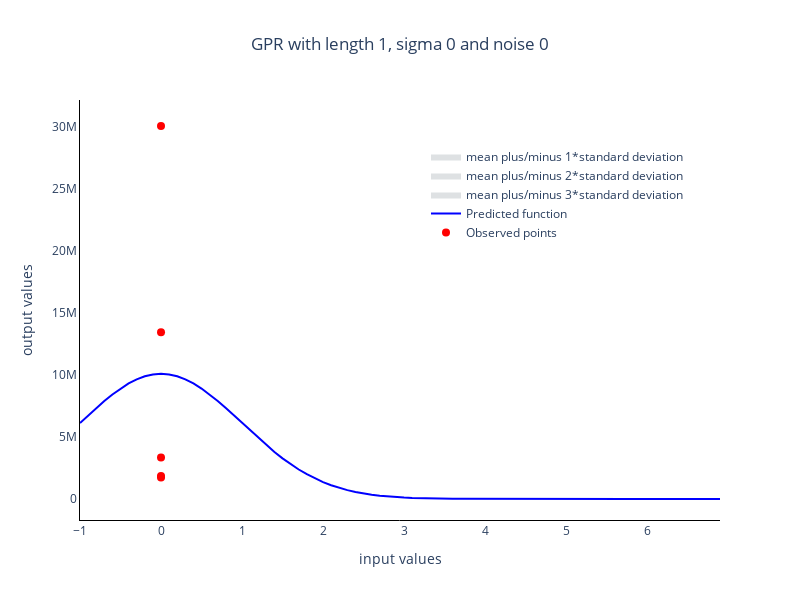

Notebook code for this chart:
### Code cell
model = GPR(x_values, y_values)
data = plot_GPR(data_x=x_values, data_y=y_values, x=x, model=model)
fig4 = go.Figure(data=data)
fig4 = update_layout_of_graph(fig=fig4,
title='GPR with length 1, sigma 0 and noise 0')

fig4.show()

### Figure 1 — Plotly figure (JSON) as saved in the notebook; plotly's stock layout.template omitted (floating-point values rounded to 4 significant figures; data arrays with more than 128 entries replaced by an {"elided": "..."} marker saying what was removed)
{"data": [{"fill": "toself", "fillcolor": "rgba(189,195,199,0.5)", "hoverinfo": "skip", "line": {"color": "rgba(200,200,200,0)"}, "name": "mean plus/minus 1*standard deviation", "showlegend": true, "type": "scatter", "visible": true, "x": {"elided": "160 float values"}, "y": {"elided": "160 float values"}}, {"fill": "toself", "fillcolor": "rgba(189,195,199,0.5)", "hoverinfo": "skip", "line": {"color": "rgba(200,200,200,0)"}, "name": "mean plus/minus 2*standard deviation", "showlegend": true, "type": "scatter", "visible": true, "x": {"elided": "160 float values"}, "y": {"elided": "160 float values"}}, {"fill": "toself", "fillcolor": "rgba(189,195,199,0.5)", "hoverinfo": "skip", "line": {"color": "rgba(200,200,200,0)"}, "name": "mean plus/minus 3*standard deviation", "showlegend": true, "type": "scatter", "visible": true, "x": {"elided": "160 float values"}, "y": {"elided": "160 float values"}}, {"line": {"color": "blue", "width": 2}, "name": "Predicted function", "showlegend": true, "type": "scatter", "visible": true, "x": [-1, -0.9, -0.8, -0.7, -0.6, -0.5, -0.4, -0.3, -0.2, -0.1, -2.22e-16, 0.1, 0.2, 0.3, 0.4, 0.5, 0.6, 0.7, 0.8, 0.9, 1.0, 1.1, 1.2, 1.3, 1.4, 1.5, 1.6, 1.7, 1.8, 1.9, 2.0, 2.1, 2.2, 2.3, 2.4, 2.5, 2.6, 2.7, 2.8, 2.9, 3.0, 3.1, 3.2, 3.3, 3.4, 3.5, 3.6, 3.7, 3.8, 3.9, 4.0, 4.1, 4.2, 4.3, 4.4, 4.5, 4.6, 4.7, 4.8, 4.9, 5.0, 5.1, 5.2, 5.3, 5.4, 5.5, 5.6, 5.7, 5.8, 5.9, 6.0, 6.1, 6.2, 6.3, 6.4, 6.5, 6.6, 6.7, 6.8, 6.9], "y": [6122000.0, 6732000.0, 7329000.0, 7900000.0, 8431000.0, 8907000.0, 9317000.0, 9649000.0, 9893000.0, 10040000.0, 10090000.0, 10040000.0, 9893000.0, 9649000.0, 9317000.0, 8907000.0, 8431000.0, 7900000.0, 7329000.0, 6732000.0, 6122000.0, 5512000.0, 4913000.0, 4336000.0, 3788000.0, 3277000.0, 2806000.0, 2379000.0, 1997000.0, 1660000.0, 1366000.0, 1113000.0, 897500.0, 716700.0, 566600.0, 443500.0, 343600.0, 263700.0, 200300.0, 150600.0, 112100.0, 82650.0, 60320.0, 43580.0, 31180.0, 22080.0, 15480.0, 10750.0, 7386.0, 5026.0, 3386.0, 2258.0, 1491.0, 974.9, 631.0, 404.4, 256.6, 161.2, 100.2, 61.71, 37.61, 22.7, 13.56, 8.024, 4.699, 2.725, 1.564, 0.889, 0.5003, 0.2787, 0.1537, 0.08394, 0.04538, 0.02429, 0.01287, 0.006754, 0.003508, 0.001804, 0.0009186, 0.0004631]}, {"marker": {"color": "red", "size": 8}, "mode": "markers", "name": "Observed points", "showlegend": true, "type": "scatter", "visible": true, "x": [0, 0, 0, 0, 0], "y": [3345612, 1864412, 13453887, 1724853, 30077512]}], "layout": {"autosize": false, "height": 600, "legend": {"x": 0.95, "xanchor": "right", "y": 0.9, "yanchor": "top"}, "plot_bgcolor": "rgba(0,0,0,0)", "title": {"text": "GPR with length 1, sigma 0 and noise 0", "x": 0.5, "xanchor": "center"}, "width": 800, "xaxis": {"linecolor": "black", "linewidth": 1, "showline": true, "title": {"text": "input values"}}, "yaxis": {"linecolor": "black", "linewidth": 1, "showline": true, "title": {"text": "output values"}}}}
